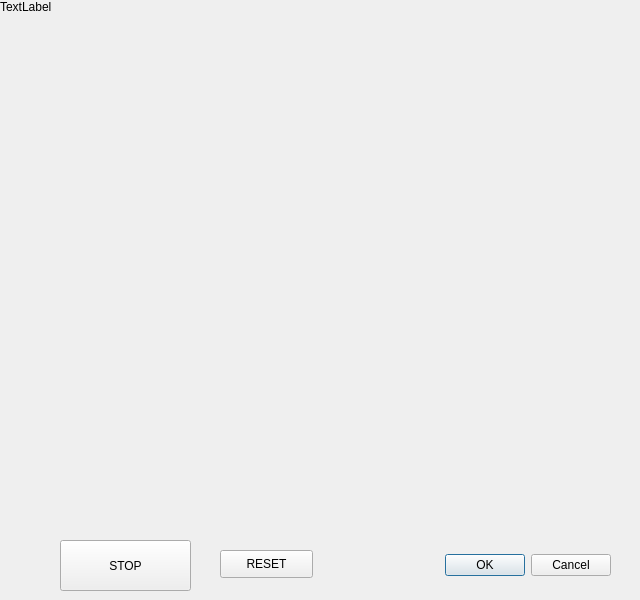
<?xml version="1.0" encoding="UTF-8"?>
<ui version="4.0">
 <class>CalibrateDialog</class>
 <widget class="QDialog" name="CalibrateDialog">
  <property name="geometry">
   <rect>
    <x>0</x>
    <y>0</y>
    <width>640</width>
    <height>600</height>
   </rect>
  </property>
  <property name="windowTitle">
   <string>Calibration</string>
  </property>
  <widget class="QDialogButtonBox" name="buttonBox">
   <property name="geometry">
    <rect>
     <x>400</x>
     <y>540</y>
     <width>211</width>
     <height>51</height>
    </rect>
   </property>
   <property name="orientation">
    <enum>Qt::Horizontal</enum>
   </property>
   <property name="standardButtons">
    <set>QDialogButtonBox::Cancel|QDialogButtonBox::Ok</set>
   </property>
  </widget>
  <widget class="QPushButton" name="captureButton">
   <property name="geometry">
    <rect>
     <x>60</x>
     <y>540</y>
     <width>131</width>
     <height>51</height>
    </rect>
   </property>
   <property name="text">
    <string>STOP</string>
   </property>
  </widget>
  <widget class="QLabel" name="label_2">
   <property name="geometry">
    <rect>
     <x>0</x>
     <y>0</y>
     <width>640</width>
     <height>480</height>
    </rect>
   </property>
   <property name="lineWidth">
    <number>1</number>
   </property>
   <property name="text">
    <string>TextLabel</string>
   </property>
   <property name="alignment">
    <set>Qt::AlignLeading|Qt::AlignLeft|Qt::AlignTop</set>
   </property>
  </widget>
  <widget class="QPushButton" name="resetButton">
   <property name="geometry">
    <rect>
     <x>220</x>
     <y>550</y>
     <width>93</width>
     <height>28</height>
    </rect>
   </property>
   <property name="text">
    <string>RESET</string>
   </property>
  </widget>
 </widget>
 <resources/>
 <connections>
  <connection>
   <sender>buttonBox</sender>
   <signal>accepted()</signal>
   <receiver>CalibrateDialog</receiver>
   <slot>accept()</slot>
   <hints>
    <hint type="sourcelabel">
     <x>248</x>
     <y>254</y>
    </hint>
    <hint type="destinationlabel">
     <x>157</x>
     <y>274</y>
    </hint>
   </hints>
  </connection>
  <connection>
   <sender>buttonBox</sender>
   <signal>rejected()</signal>
   <receiver>CalibrateDialog</receiver>
   <slot>reject()</slot>
   <hints>
    <hint type="sourcelabel">
     <x>316</x>
     <y>260</y>
    </hint>
    <hint type="destinationlabel">
     <x>286</x>
     <y>274</y>
    </hint>
   </hints>
  </connection>
 </connections>
</ui>
